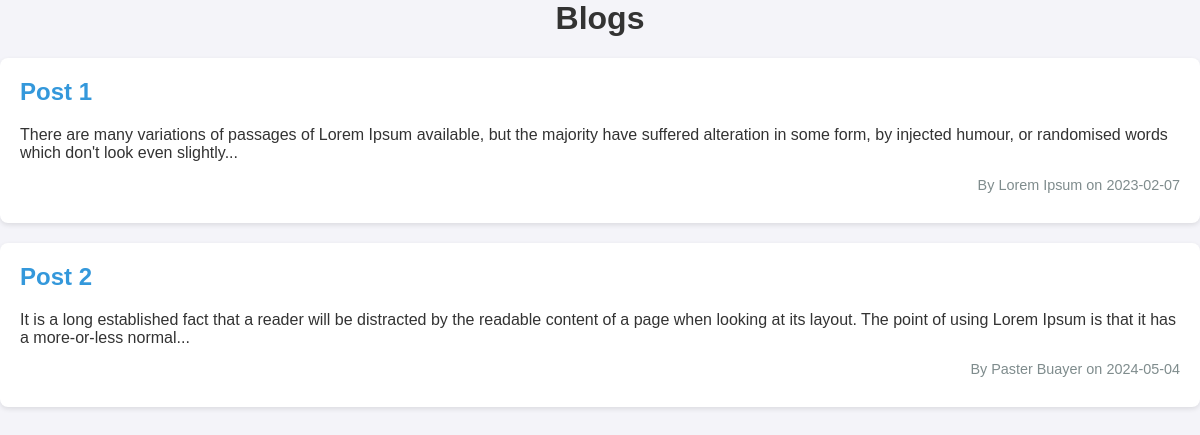
The app's page /blogs, older data.
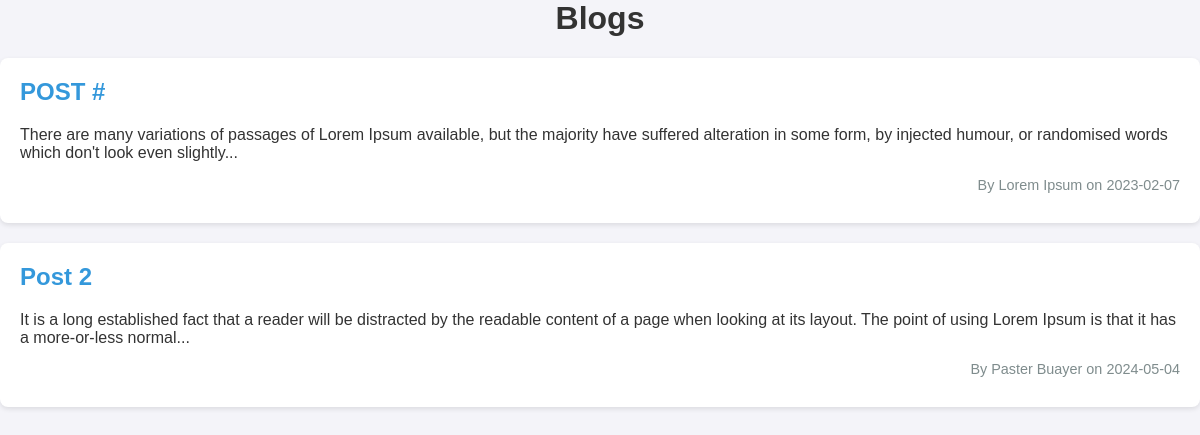
The same page, newer data.
### tables this page shows
CREATE TABLE posts (
    post_id INTEGER PRIMARY KEY AUTOINCREMENT,
    title TEXT NOT NULL,
    content TEXT NOT NULL,
    author TEXT NOT NULL,
    date TEXT NOT NULL
);

### app.py (the view)
@app.route('/blogs')
def blogs():
    conn = get_db_connection()
    posts = conn.execute('SELECT post_id, title, content, author, date FROM posts').fetchall()
    conn.close()
    return render_template('blogs.html', posts=posts)

### app.py (called while the page is built)
def get_db_connection():
    conn = sqlite3.connect('blog.db')
    conn.row_factory = sqlite3.Row
    return conn

### templates/blogs.html (shortened to what this page needs)
<html lang="en">
<head>
    <link rel="stylesheet" href="{{ url_for('static', filename='style.css') }}">
</head>
<body>
    <h1>Blogs</h1>
    <div class="blog-container">
        {% for post in posts %}
        <div class="blog-post">
            <h2><a href="{{ url_for('blog_post', post_id=post['post_id']) }}">{{ post['title'] }}</a></h2>
            <p>{{ post['content'] | truncate(200) }}</p>
            <p class="author-date">By {{ post['author'] }} on {{ post['date'] }}</p>
        </div>
        {% endfor %}
    </div>
</body>
</html>

Row changes from the older to the newer data that the page shows:
changed posts "Lorem Ipsum": title "Post 1" → "POST #"
